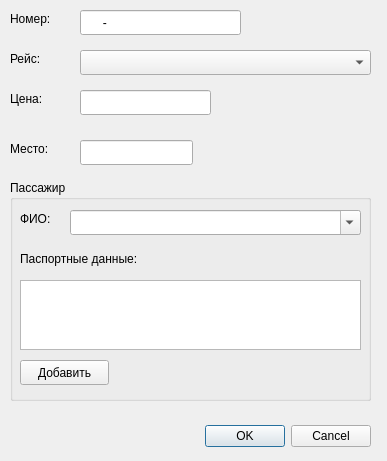
<?xml version="1.0" encoding="UTF-8"?>
<ui version="4.0">
 <class>TicketCardDialog</class>
 <widget class="QDialog" name="TicketCardDialog">
  <property name="geometry">
   <rect>
    <x>0</x>
    <y>0</y>
    <width>387</width>
    <height>461</height>
   </rect>
  </property>
  <property name="windowTitle">
   <string>Dialog</string>
  </property>
  <widget class="QDialogButtonBox" name="buttonBox">
   <property name="geometry">
    <rect>
     <x>30</x>
     <y>420</y>
     <width>341</width>
     <height>32</height>
    </rect>
   </property>
   <property name="orientation">
    <enum>Qt::Horizontal</enum>
   </property>
   <property name="standardButtons">
    <set>QDialogButtonBox::Cancel|QDialogButtonBox::Ok</set>
   </property>
  </widget>
  <widget class="QLabel" name="label">
   <property name="geometry">
    <rect>
     <x>10</x>
     <y>10</y>
     <width>61</width>
     <height>17</height>
    </rect>
   </property>
   <property name="text">
    <string>Номер:</string>
   </property>
  </widget>
  <widget class="QLineEdit" name="m_number">
   <property name="geometry">
    <rect>
     <x>80</x>
     <y>10</y>
     <width>161</width>
     <height>25</height>
    </rect>
   </property>
   <property name="toolTip">
    <string>Номер билета</string>
   </property>
   <property name="inputMask">
    <string>000000-0000</string>
   </property>
  </widget>
  <widget class="QLabel" name="label_2">
   <property name="geometry">
    <rect>
     <x>10</x>
     <y>50</y>
     <width>67</width>
     <height>17</height>
    </rect>
   </property>
   <property name="text">
    <string>Рейс:</string>
   </property>
  </widget>
  <widget class="QComboBox" name="m_flightList">
   <property name="geometry">
    <rect>
     <x>80</x>
     <y>50</y>
     <width>291</width>
     <height>25</height>
    </rect>
   </property>
   <property name="toolTip">
    <string>Номер рейса</string>
   </property>
   <property name="sizeAdjustPolicy">
    <enum>QComboBox::AdjustToContentsOnFirstShow</enum>
   </property>
  </widget>
  <widget class="QLabel" name="label_3">
   <property name="geometry">
    <rect>
     <x>10</x>
     <y>90</y>
     <width>67</width>
     <height>17</height>
    </rect>
   </property>
   <property name="text">
    <string>Цена:</string>
   </property>
  </widget>
  <widget class="QLineEdit" name="m_price">
   <property name="geometry">
    <rect>
     <x>80</x>
     <y>90</y>
     <width>131</width>
     <height>25</height>
    </rect>
   </property>
   <property name="toolTip">
    <string>Цена билета</string>
   </property>
  </widget>
  <widget class="QLabel" name="label_4">
   <property name="geometry">
    <rect>
     <x>10</x>
     <y>140</y>
     <width>67</width>
     <height>17</height>
    </rect>
   </property>
   <property name="text">
    <string>Место:</string>
   </property>
  </widget>
  <widget class="QLineEdit" name="m_place">
   <property name="geometry">
    <rect>
     <x>80</x>
     <y>140</y>
     <width>113</width>
     <height>25</height>
    </rect>
   </property>
   <property name="toolTip">
    <string>Номер пассажирского кресла в воздушном судне</string>
   </property>
  </widget>
  <widget class="QGroupBox" name="m_passengerBox">
   <property name="geometry">
    <rect>
     <x>10</x>
     <y>180</y>
     <width>361</width>
     <height>221</height>
    </rect>
   </property>
   <property name="title">
    <string>Пассажир</string>
   </property>
   <widget class="QLabel" name="label_5">
    <property name="geometry">
     <rect>
      <x>10</x>
      <y>30</y>
      <width>41</width>
      <height>17</height>
     </rect>
    </property>
    <property name="text">
     <string>ФИО:</string>
    </property>
   </widget>
   <widget class="QComboBox" name="m_passengers">
    <property name="geometry">
     <rect>
      <x>60</x>
      <y>30</y>
      <width>291</width>
      <height>25</height>
     </rect>
    </property>
    <property name="editable">
     <bool>true</bool>
    </property>
   </widget>
   <widget class="QLabel" name="label_6">
    <property name="geometry">
     <rect>
      <x>10</x>
      <y>70</y>
      <width>161</width>
      <height>17</height>
     </rect>
    </property>
    <property name="text">
     <string>Паспортные данные:</string>
    </property>
   </widget>
   <widget class="QPlainTextEdit" name="m_passport">
    <property name="geometry">
     <rect>
      <x>10</x>
      <y>100</y>
      <width>341</width>
      <height>70</height>
     </rect>
    </property>
   </widget>
   <widget class="QPushButton" name="m_addPassengerButton">
    <property name="geometry">
     <rect>
      <x>10</x>
      <y>180</y>
      <width>89</width>
      <height>25</height>
     </rect>
    </property>
    <property name="text">
     <string>Добавить</string>
    </property>
   </widget>
  </widget>
 </widget>
 <resources/>
 <connections>
  <connection>
   <sender>buttonBox</sender>
   <signal>accepted()</signal>
   <receiver>TicketCardDialog</receiver>
   <slot>accept()</slot>
   <hints>
    <hint type="sourcelabel">
     <x>248</x>
     <y>254</y>
    </hint>
    <hint type="destinationlabel">
     <x>157</x>
     <y>274</y>
    </hint>
   </hints>
  </connection>
  <connection>
   <sender>buttonBox</sender>
   <signal>rejected()</signal>
   <receiver>TicketCardDialog</receiver>
   <slot>reject()</slot>
   <hints>
    <hint type="sourcelabel">
     <x>316</x>
     <y>260</y>
    </hint>
    <hint type="destinationlabel">
     <x>286</x>
     <y>274</y>
    </hint>
   </hints>
  </connection>
 </connections>
</ui>
